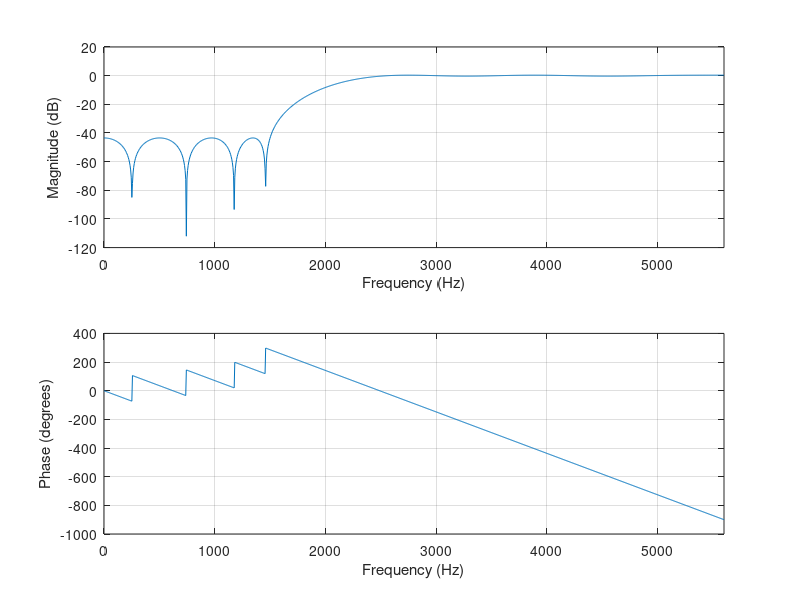
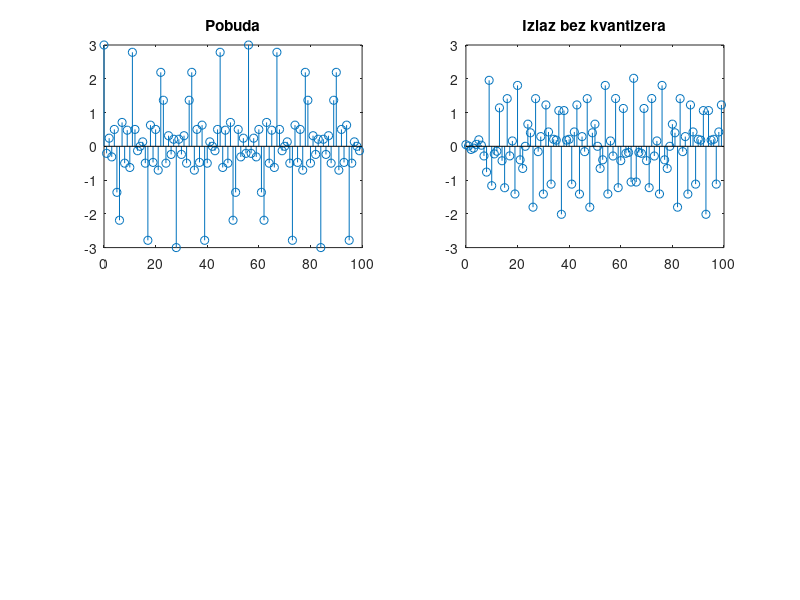

MATLAB code for these plots, in order: (Note: this script raises an error after producing the figures.)
 fsr= 11200
fs=1500
fp=2500
ap=1
as=40
f = [fs fp]
deltap = (10^(ap/20)-1)/(10^(ap/20)+1) 
deltas = 10^(-as/20);
dev = [deltas deltap]
a = [0 1]
[n,fo,ao,w] = firpmord( f, a, dev, fsr); 

b = firpm (n, fo, ao, w)
freqz(b,1,1024,fsr)

n = 0 : 99
x = cos(2 * pi *1000 /fsr *n) +cos(2 * pi *3000 /fsr *n) +cos(2 * pi * 5000 /fsr *n) ;
figure
subplot(2,2,1), stem(n, x), title('Pobuda')
y= filter(b, 1, x)
subplot(2,2,2), stem(n, y), title('Izlaz bez kvantizera')

struct.mode = 'fixed'
struct.roundmode = 'floor'
struct.overflowmode = 'saturate'
struct.format = [4 3]
q1 = quantizer(struct)

struct.mode = 'fixed'
struct.roundmode = 'round' 
struct.overflowmode = 'saturate'
struct.format = [4 3]
q2 = quantizer(struct)
x_q1 = quantize(q1, x)
x_q2 = quantize(q2, x)
y_q1 = filter(b, 1, x_q1)
y_q2 = filter(b, 1, x_q2)
subplot(2,2,3), stem(n, y_q1), title('Izlaz sa prvim kvantizerom')
subplot(2,2,4), stem(n, y_q2), title('Izlaz sa drugim kvantizerom')



